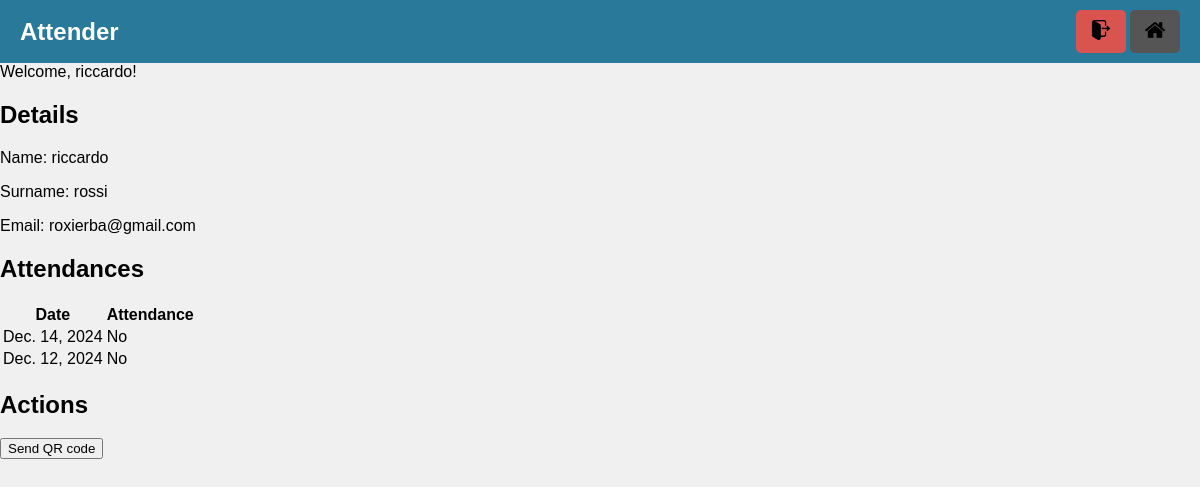
Page /attenders/1/ (signed in) on the committed database.
### checker/models.py (models this page shows)
class Attender(models.Model):
    name = models.CharField(max_length=250)
    surname = models.CharField(max_length=255)
    code = models.CharField(max_length=255, unique=True)
    email = models.EmailField(
        unique=True,
        error_messages={
            'unique': 'This email is already in use.',
            'invalid': 'Enter a valid email address.',
        }
    )
    email_verified = models.BooleanField(default=False)
    def __str__(self):
        return f"{self.name} {self.surname}"

class Event(models.Model):
    name = models.CharField(max_length=255)
    date = models.DateField()
    location = models.CharField(max_length=255, blank=True)
    def __str__(self):
        return f"{self.name} - {self.date.strftime('%d/%m/%Y')}"

### checker/views.py (the view)
# urls.py: path('attenders/<int:pk>/', views.attender_overview, name='attender_overview'),
@login_required
def attender_overview(request, pk):
    attender = Attender.objects.get(pk=pk)
    context = {
        "attender": attender,
        "events" : Event.objects.all(),
        "attendances" : [a.event for a in Attendance.objects.all().filter(user=attender)]
    }
    print(context)
    return render(request, "attender.html", context=context)

### templates/attender.html (shortened to what this page needs)
{% extends 'base.html' %}
{% block header %}
    Attender
{% endblock %}
{% block content %}
    <h2>Details</h2>
    <p>Name: {{ attender.name }}</p>
    <p>Surname: {{ attender.surname }}</p>
    <p>Email: {{ attender.email }}</p>
    <h2>Attendances</h2>
    <table>
        <thead>
            <tr>
                <th>Date</th>
                <th>Attendance</th>
            </tr>
        </thead>
        <tbody>
            {% for event in events %}
                <tr>
                    <td>{{ event.date }}</td>
                    {% if event in attendances %}
                        <td>Yes</td>
                    {% else %}
                        <td>No</td>
                    {% endif %}
                </tr>
            {% endfor %}
        </tbody>
    </table>
    <h2>Actions</h2>
    <button id="send-qr">Send QR code</button>
{% endblock %}

### templates/base.html (shortened to what this page needs)
<!DOCTYPE html>
<html lang="en">
<head>
    {% load static %}
    <link rel="stylesheet" href="{% static 'checker/css/base.css' %}">
</head>
<body>
    <header class="header">
        <div class="navbar-brand">
            {% block header %}Base template{% endblock %}
        </div>
        {% if user.is_authenticated %}
            <div class="navbar-buttons">
                <button id="logout" class="navbar-button logout-button">
                    <img class="navbar-image" src="{% static 'checker/images/logout.png' %}" alt="Logout" class="header-button-image">
                </button>
                <button id="home" class="navbar-button">
                    <img class="navbar-image" src="{% static 'checker/images/home.png' %}" alt="Home" class="header-button-image">
                </button>
            </div>
        {% endif %}
    </header>
    <main>
        {% if user.is_authenticated %}
        <div>Welcome, {{ user.username }}!</div>
        {% endif %}
        {% block content %}{% endblock %}
    </main>
</body>
</html>

### checker/static/checker/css/base.css (style rules this page uses)
.header { justify-content: space-between; align-items: center; background-color: #29799b; color: white; padding: 10px 20px; display: flex; }
.navbar-brand { font-size: 1.5em; font-weight: bold; display: inline; }
.navbar-buttons { display: inline; gap: 15px; background: none; border: none; padding: 0; cursor: pointer; }
.navbar-button { text-decoration: none; color: white; background-color: #555; padding: 10px 15px; border-radius: 5px; transition: background-color 0.3s ease; border: none; }
.logout-button { background-color: #d9534f; }
.navbar-image { width: 20px; height: 20px; }
body { font-family: Arial, sans-serif; margin: 0; padding: 0; background-color: #f0f0f0; }

### rows in the picture
Attender: name "riccardo", surname "rossi", email "roxierba@gmail.com"
Event: date "Dec. 14, 2024"
Event: date "Dec. 12, 2024"

### other values in the picture
{{ user.username }} "riccardo"
